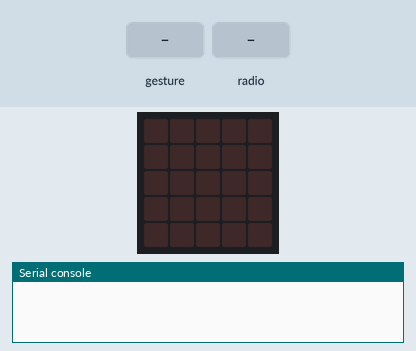
Simulated run of this program. Board: BBC micro:bit (MakeCode). On the bench: the board's 5×5 LED display, the last lines printed to the serial console. The test bench sets the inputs (shaded band). No radio messages arrive unless stated (any console line starting 'radio sent:' is added by the test bench); a tilt is held for 1.5 s and a shake lasts 1 s, then the board lies face up again.

Above: at 1.2 s.
1.3 s: gesture 'shake'
At 2.7 s:
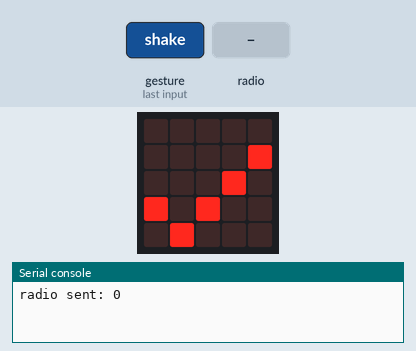
3.0 s: radio message "0" arrives
At 3.9 s:
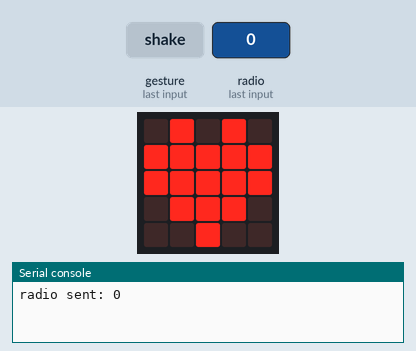
Timing chart, 0 to 6.0 s (numbered marks = the images above; inputs shaded):
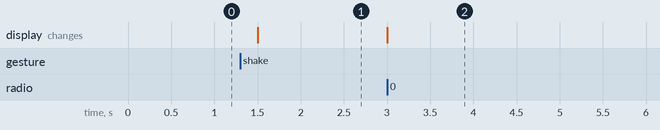

Measured:
- after the input at 1.3 s, the display: changes after 0.20 s (image 1)
- after the input at 3.0 s, the display: changes at once (image 2)

The program:

main.ts
```typescript
radio.onReceivedNumber(function (receivedNumber) {
    v_data = receivedNumber
    basic.showIcon(IconNames.Heart)
})
input.onGesture(Gesture.Shake, function () {
    basic.clearScreen()
    radio.sendNumber(0)
    basic.showIcon(IconNames.Yes)
})
let v_data = 0
radio.setGroup(1)
basic.forever(function () {

})
```

test.ts
```typescript
// 在此处测试；当此软件包作为插件使用时，将不会编译此软件包。
```
